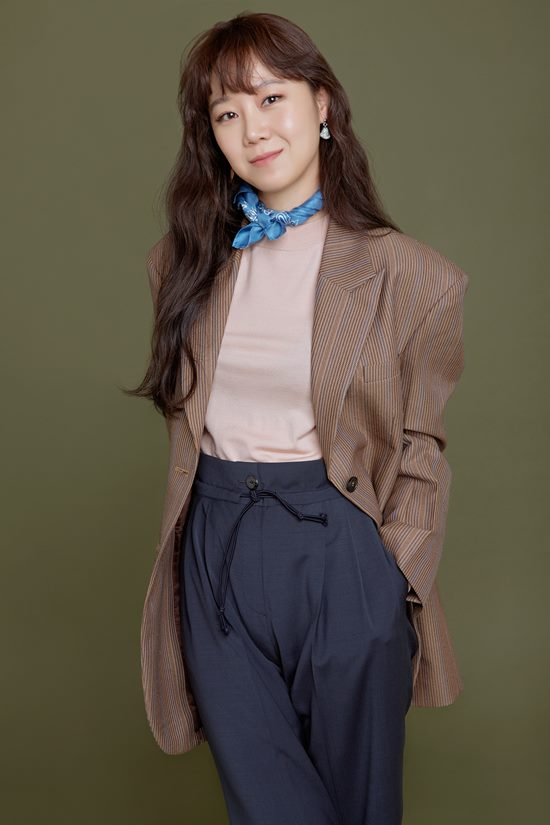
#> input picture front/resources/images/1574759334407211.jpg, 550 x 825 px
$ python -i 'Photo_sketch_canny세밀튜닝2.py'   (imports and definitions only)   (older library calls are emulated)
#> lines starting #> are read from the running program, lines starting #| are printed output that depends on the picture; after the words box and inside, x2 and y2 are one past the last pixel; in counts of white or black regions, pixels touching at a corner belong together
#> further down, picture is the input picture: shape (825, 550, 3); mean B, G, R 71.7, 85.2, 93
#!/usr/bin/env python3
"""
🎨 배치 이미지 처리기 - 최종 통합 버전 (V4 Final)

핵심 기능:
1. 정교한 이미지 분류 (V3 알고리즘)
   - 채도 기반 컬러 사진 감지
   - 그라데이션 부드러움으로 조명/반사 감지
   - 히스토그램 엔트로피로 톤 다양성 측정

2. 자동 이미지 처리 (V4 기능)
   - 사진 → 스케치 변환 (XDoG 알고리즘)
   - 선 굵기 자동 감지 및 조정
   - 굵은 선 세밀화 (→ 목표 굵기)
   - 얇은 선 보강 (가독성 향상)

3. 안전한 파일 관리
   - 원본 자동 백업 (backup_original/)
   - 처리된 파일 저장 (processed_sketches/)
   - 상세 처리 로그 생성

사용법:
    python Photo_sketch_v2.py <폴더경로> [옵션]

옵션:
    --force                확인 없이 즉시 처리
    --target-thickness N   목표 선 굵기 (기본값: 3 픽셀)
    --delete-photos        사진 원본 삭제 (기존 V3 동작)

예시:
    python Photo_sketch_v2.py ./images
    python Photo_sketch_v2.py ./images --target-thickness 2.5
    python Photo_sketch_v2.py ./images --force --delete-photos
"""

"""
🎨 배치 이미지 처리기 - 최종 통합 버전 (V4 Final)
사진을 스케치로 변환하고 선 굵기를 조정하는 도구

## ⚠️ 중요 사항

1. **백업은 항상 수행**: `--delete-photos` 옵션 여부와 관계없이 모든 파일이 `backup_original/`에 백업됩니다.

2. **삭제는 옵션**: `--delete-photos` 플래그를 사용해야만 원본 사진이 삭제됩니다.

3. **스케치는 유지**: 스케치로 분류된 파일은 원본 디렉토리에서 삭제되지 않습니다.

4. **최종 구조**:
```
./images/
├── backup_original/      # 모든 원본 파일
├── processed_sketches/   # 처리된 스케치 (사진→변환 포함)
├── sketch1.jpg           # 스케치 원본 유지
└── process_log.json      # 처리 로그

"""

import cv2  # OpenCV: 이미지 처리 라이브러리
import numpy as np  # NumPy: 배열 연산 라이브러리
import sys  # 시스템 관련 (명령줄 인자)
import os  # 파일/디렉토리 작업
from pathlib import Path  # 경로 객체 처리
from dataclasses import dataclass  # 데이터 클래스 정의
from typing import Tuple, List, Optional  # 타입 힌트
import time  # 시간 관련
import json  # JSON 파일 처리
import shutil  # 파일 복사/이동


@dataclass
class ImageFeatures:
    """이미지 특징값을 저장하는 데이터 클래스"""
    # 기본 특징
    extreme_pixels_ratio: float  # 극값 픽셀 비율 (매우 밝거나 어두운 픽셀)
    midtone_ratio: float  # 중간톤 비율
    foreground_ratio: float  # 전경 비율
    is_grayscale: bool  # 흑백 이미지 여부
    texture_complexity: float  # 텍스처 복잡도

    # 사진 감지 특징
    saturation_mean: float  # 채도 평균 (컬러 감지)
    saturation_std: float  # 채도 표준편차
    smooth_gradient_ratio: float  # 부드러운 그라데이션 비율 (사진의 조명/반사)
    hist_entropy: float  # 히스토그램 엔트로피 (톤의 다양성)
    edge_ratio: float  # 엣지 비율 (선의 밀도)
    bg_brightness: float  # 배경 밝기

    # 선 굵기 특징
    avg_line_thickness: float  # 평균 선 굵기 (픽셀)

    # 점수
    sketch_score: float = 0.0  # 스케치 점수 (높을수록 스케치)
    photo_score: float = 0.0  # 사진 점수 (높을수록 사진)
    final_score: float = 0.0  # 최종 점수 (sketch - photo)
    confidence: float = 0.0  # 신뢰도 (절댓값)


@dataclass
class ProcessResult:
    """처리 결과를 저장하는 데이터 클래스"""
    filename: str  # 파일명
    original_classification: str  # 원본 분류 ("photo" or "sketch")
    original_type: str  # 세부 타입 ("photo", "thick_sketch", "thin_sketch", "normal_sketch")
    action: str  # 수행된 작업 ("photo_to_sketch", "thinned", "thickened", "kept", "deleted")
    final_score: float  # 분류 점수
    confidence: float  # 신뢰도
    avg_line_thickness_before: float  # 처리 전 선 굵기
    avg_line_thickness_after: float  # 처리 후 선 굵기
    size_bytes: int = 0  # 파일 크기
    backup_path: str = ""  # 백업 경로
    output_path: str = ""  # 출력 경로
    error: str = ""  # 에러 메시지


def estimate_line_thickness(edges: np.ndarray, percentile: int = 75) -> float:
    """
    엣지 이미지에서 평균 선 굵기 추정

    원리:
    1. Distance Transform으로 각 엣지 픽셀에서 가장 가까운 비엣지까지 거리 계산
    2. 거리의 percentile × 2 = 선 굵기

    Args:
        edges: 엣지 이미지 (255=엣지, 0=배경)
        percentile: 백분위수 (기본 75)

    Returns:
        평균 선 굵기 (픽셀)
    """
    # 엣지가 없으면 0 반환
    if np.sum(edges) == 0:
        return 0.0

    # Distance Transform: 각 흰색 픽셀에서 가장 가까운 검은색 픽셀까지의 거리 계산
    dist_transform = cv2.distanceTransform(edges, cv2.DIST_L2, 5)

    # 엣지 픽셀 위치에서의 거리값만 추출
    edge_distances = dist_transform[edges > 0]

    # 거리값이 없으면 0 반환
    if len(edge_distances) == 0:
        return 0.0

    # 백분위수 기반으로 평균 선 굵기 계산 (이상치 제거)
    # 거리 × 2 = 선의 전체 굵기 (양쪽 방향)
    thickness = float(np.percentile(edge_distances, percentile) * 2)

    return thickness


# [191 lines left out: function classify_image, not called in this run]


def photo_to_sketch(img: np.ndarray, target_thickness: float = 3.0) -> np.ndarray:
    """
    개선된 사진→스케치 변환 (adaptive Canny + multi-scale)

    개선 사항:
    1. CLAHE로 명암 대비 강화
    2. Bilateral filter로 노이즈 제거 (엣지 보존)
    3. Otsu 기반 adaptive threshold
    4. Multi-scale Canny 결합
    5. Morphological closing으로 끊긴 선 연결
    """
#> called with target_thickness = 3
    # 그레이스케일 변환
    gray = cv2.cvtColor(img, cv2.COLOR_BGR2GRAY) if len(img.shape) == 3 else img.copy()
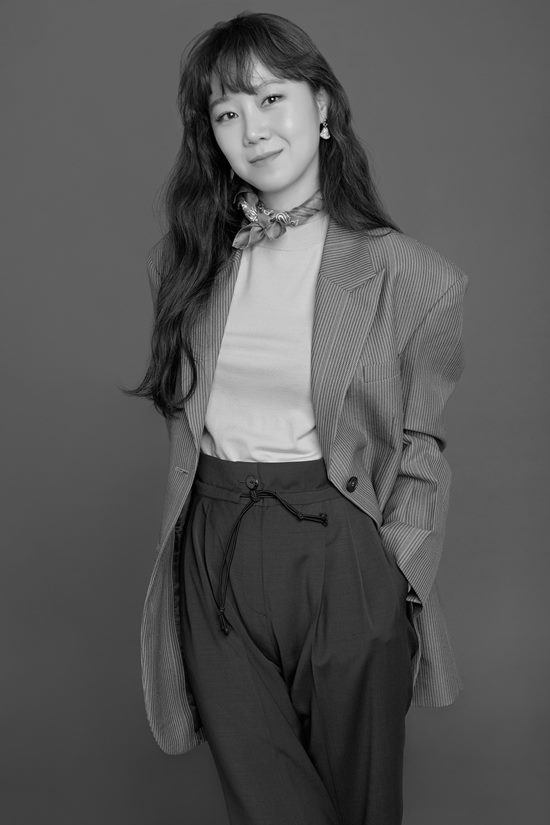
#> gray: shape (825, 550); min 0, max 251, mean 86

    # 1. CLAHE로 명암 대비 강화 (반사/투명 영역 개선)
    clahe = cv2.createCLAHE(clipLimit=2.0, tileGridSize=(8,8))
    enhanced = clahe.apply(gray)
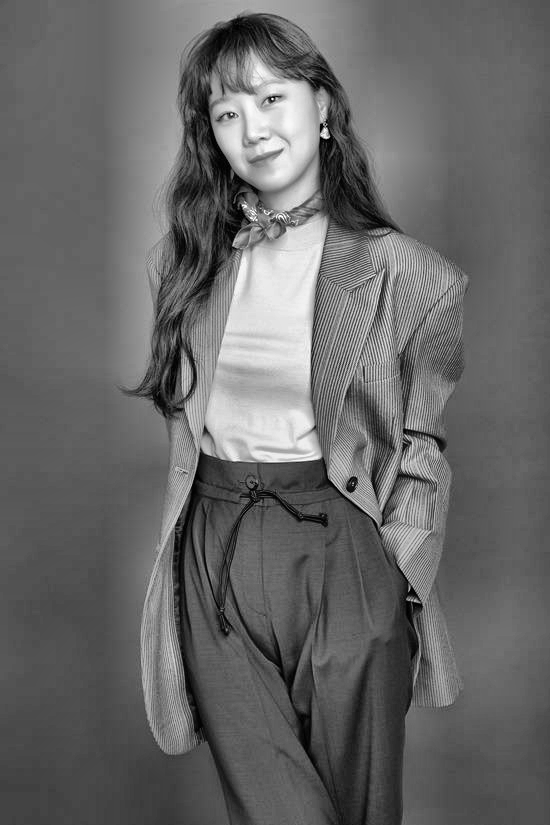
#> enhanced: shape (825, 550); min 0, max 254, mean 102.9

    # 2. Bilateral filter (엣지 보존 노이즈 제거)
    denoised = cv2.bilateralFilter(enhanced, d=9, sigmaColor=75, sigmaSpace=75)

    # 3. Adaptive threshold 계산 (Otsu + median 기반)
    # 전체 이미지의 median을 기준으로 threshold 자동 계산
    v = np.median(denoised)
#> v = 97
    sigma = 0.33  # threshold 범위 조절 (0.2~0.5)

    lower = int(max(0, (1.0 - sigma) * v))
#> lower = 64
    upper = int(min(255, (1.0 + sigma) * v))
#> upper = 129

    # 4. Multi-scale Canny (3가지 스케일)
    edges_list = []

    # Fine scale (세밀한 디테일)
    edges_fine = cv2.Canny(denoised, lower, upper, apertureSize=3, L2gradient=True)
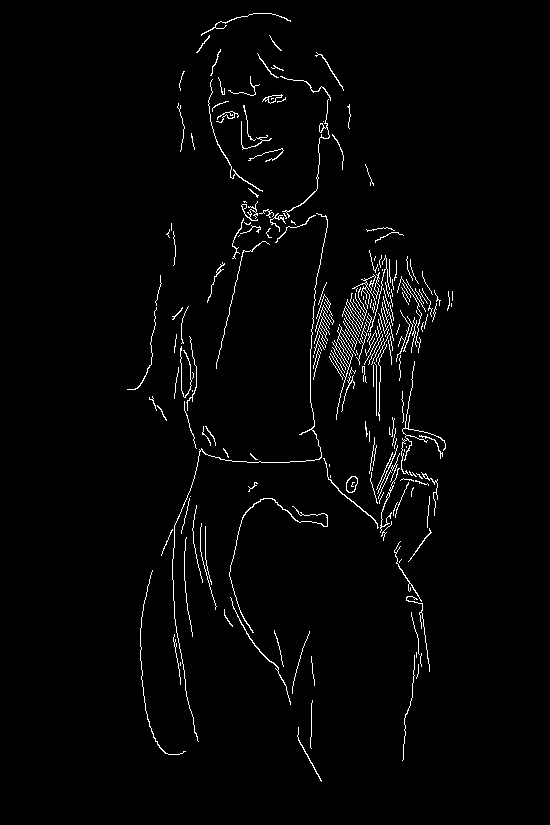
#> edges_fine: shape (825, 550); 2.1% white in thin lines or dots, all inside (x1, y1, x2, y2) = (127, 13, 453, 782)
    edges_list.append(edges_fine)

    # Medium scale (중간 구조)
    blurred_medium = cv2.GaussianBlur(denoised, (5,5), 1.0)
    edges_medium = cv2.Canny(blurred_medium,
                            int(lower*1.2), int(upper*1.2),
                            apertureSize=5, L2gradient=True)
#> edges_medium: shape (825, 550); 6.3% white in thin lines or dots, all inside (x1, y1, x2, y2) = (98, 0, 521, 825)
    edges_list.append(edges_medium)

    # Coarse scale (큰 구조)
    blurred_coarse = cv2.GaussianBlur(denoised, (9,9), 2.0)
    edges_coarse = cv2.Canny(blurred_coarse,
                            int(lower*1.5), int(upper*1.5),
                            apertureSize=7, L2gradient=True)
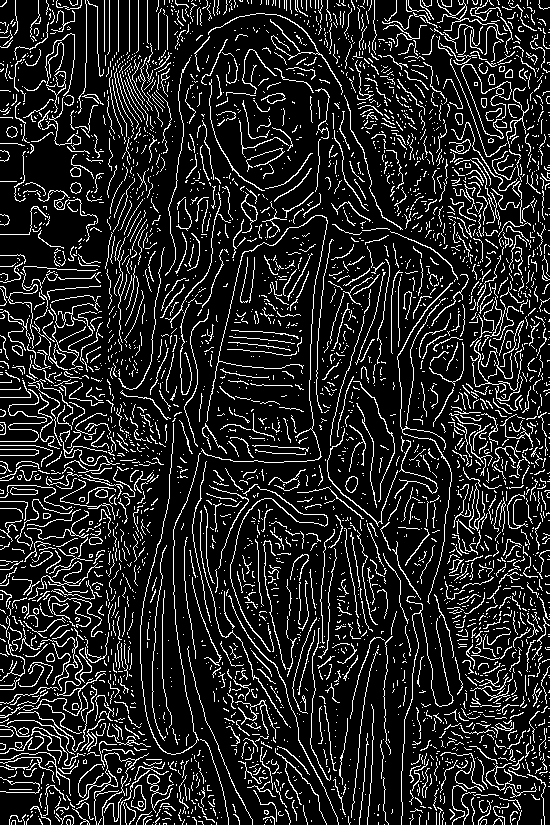
#> edges_coarse: shape (825, 550); 14.1% white in thin lines or dots
    edges_list.append(edges_coarse)

    # 5. Multi-scale 결합 (maximum)
    edges_combined = np.maximum.reduce(edges_list)
#> edges_combined: shape (825, 550); 18% white in thin lines or dots

    # 6. Morphological closing (끊긴 선 연결)
    kernel_close = cv2.getStructuringElement(cv2.MORPH_ELLIPSE, (3,3))
    edges_connected = cv2.morphologyEx(edges_combined, cv2.MORPH_CLOSE, kernel_close)
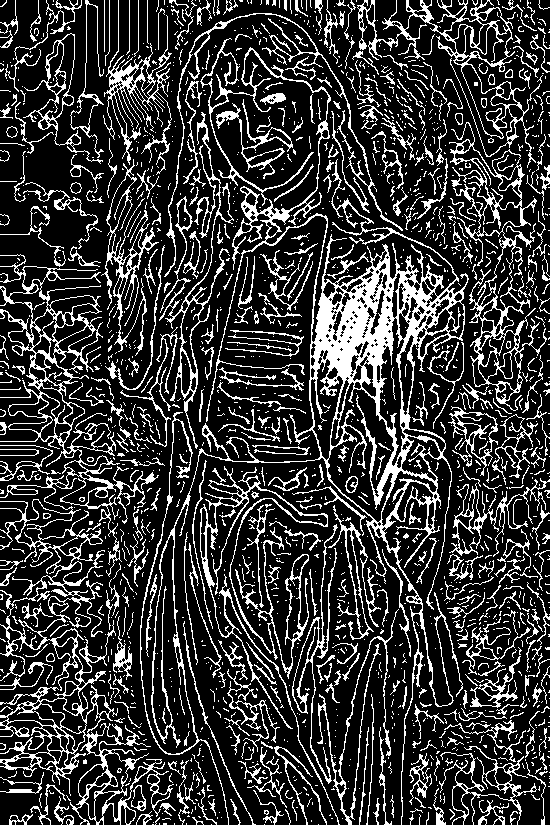
#> edges_connected: shape (825, 550); 21.6% white in thin lines or dots

    # 7. 노이즈 제거 (작은 점 제거)
    kernel_open = np.ones((2,2), np.uint8)
    edges_cleaned = cv2.morphologyEx(edges_connected, cv2.MORPH_OPEN, kernel_open)
#> edges_cleaned: shape (825, 550); 11.4% white; 3095 white regions (2496 under 20 px), largest, box (x1, y1, x2, y2) and area: (311, 259, 397, 421) 5592, (396, 270, 466, 368) 1468, (374, 428, 439, 506) 726

    # 8. 선 굵기 조정
    current_thickness = estimate_line_thickness(edges_cleaned)
#> in estimate_line_thickness, `dist_transform = cv2.distanceTransform(edges, cv2.DIST_L2, 5)`:
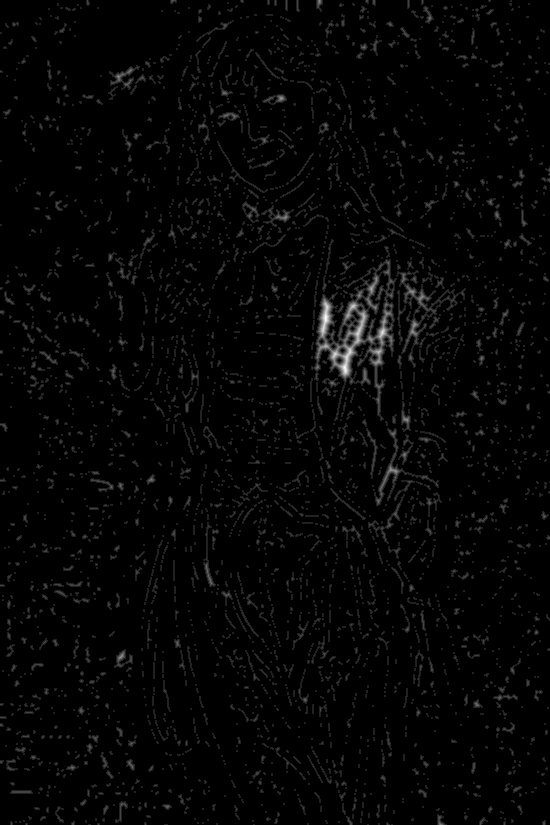
#> dist_transform: shape (825, 550) float32; min 0, max 7.59, mean 0.148; drawn with min black and max white
#> in estimate_line_thickness, `thickness = float(np.percentile(edge_distances, percentile) * 2)`: thickness = 2.8
#> current_thickness = 2.8

    if current_thickness > 0 and current_thickness < target_thickness:
        ratio = target_thickness / current_thickness
#> ratio = 1.07
        kernel_size = max(3, min(7, int(ratio * 2) | 1))
#> kernel_size = 3
        kernel = cv2.getStructuringElement(cv2.MORPH_ELLIPSE, (kernel_size, kernel_size))
#> kernel = [[0, 1, 0], [1, 1, 1], [0, 1, 0]]
        edges_final = cv2.dilate(edges_cleaned, kernel, iterations=1)
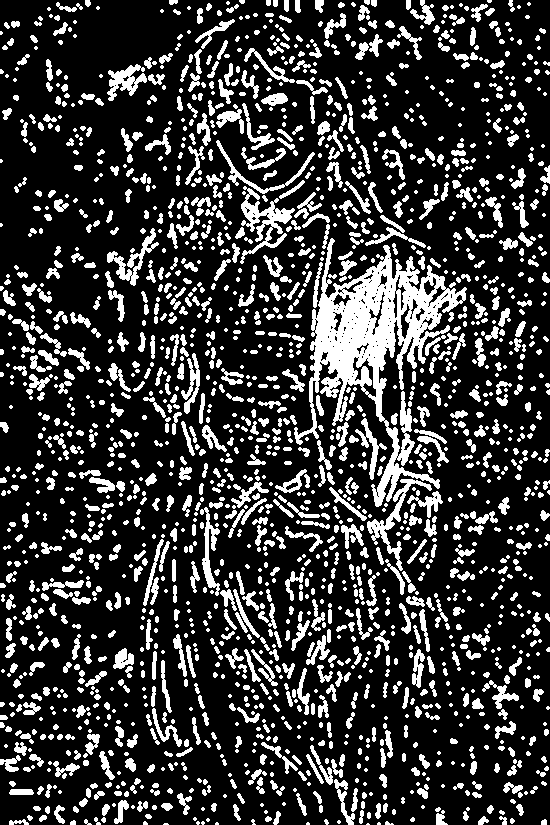
#> edges_final: shape (825, 550); 22% white; 2014 white regions (789 under 20 px), largest, box (x1, y1, x2, y2) and area: (294, 238, 467, 507) 13554, (240, 186, 295, 264) 1301, (367, 479, 432, 571) 975
    else:
        edges_final = edges_cleaned

    # 9. 반전 및 이진화 (배경=255, 선=0)
    sketch_final = 255 - edges_final
    sketch_final = np.where(sketch_final > 127, 255, 0).astype(np.uint8)

    return sketch_final


# classify_image 함수 내의 Canny 부분도 개선
# [543 lines left out: functions classify_image_enhanced, adjust_line_thickness, process_image, find_images, process_batch, save_process_log and 1 more, not called in this run]


# 스크립트 직접 실행 시
# [2 lines not run here, left out]

>>> import cv2
>>> picture = cv2.imread('../../../front/resources/images/1574759334407211.jpg')
>>> result = photo_to_sketch(picture)
